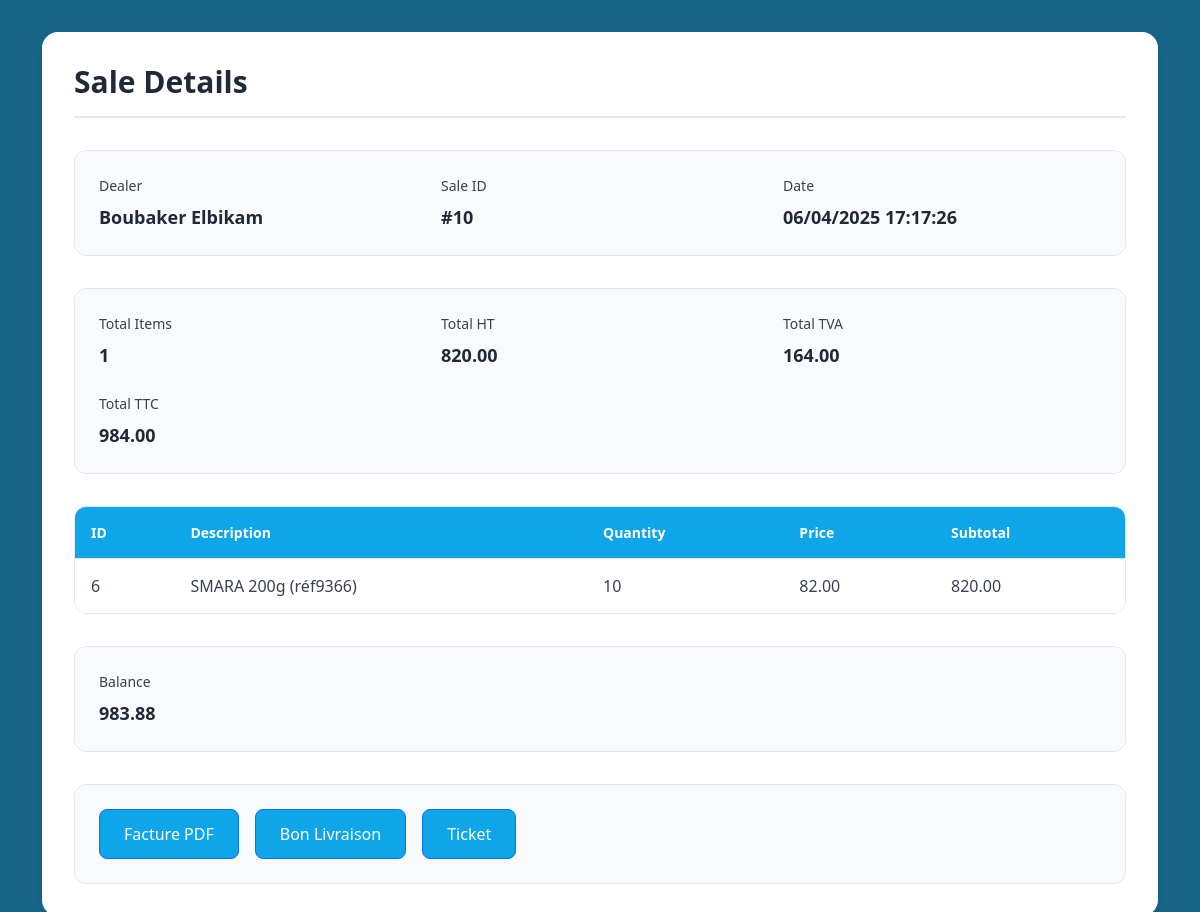
/sale/dealer/detail/10, run on an earlier commit of the app's database.
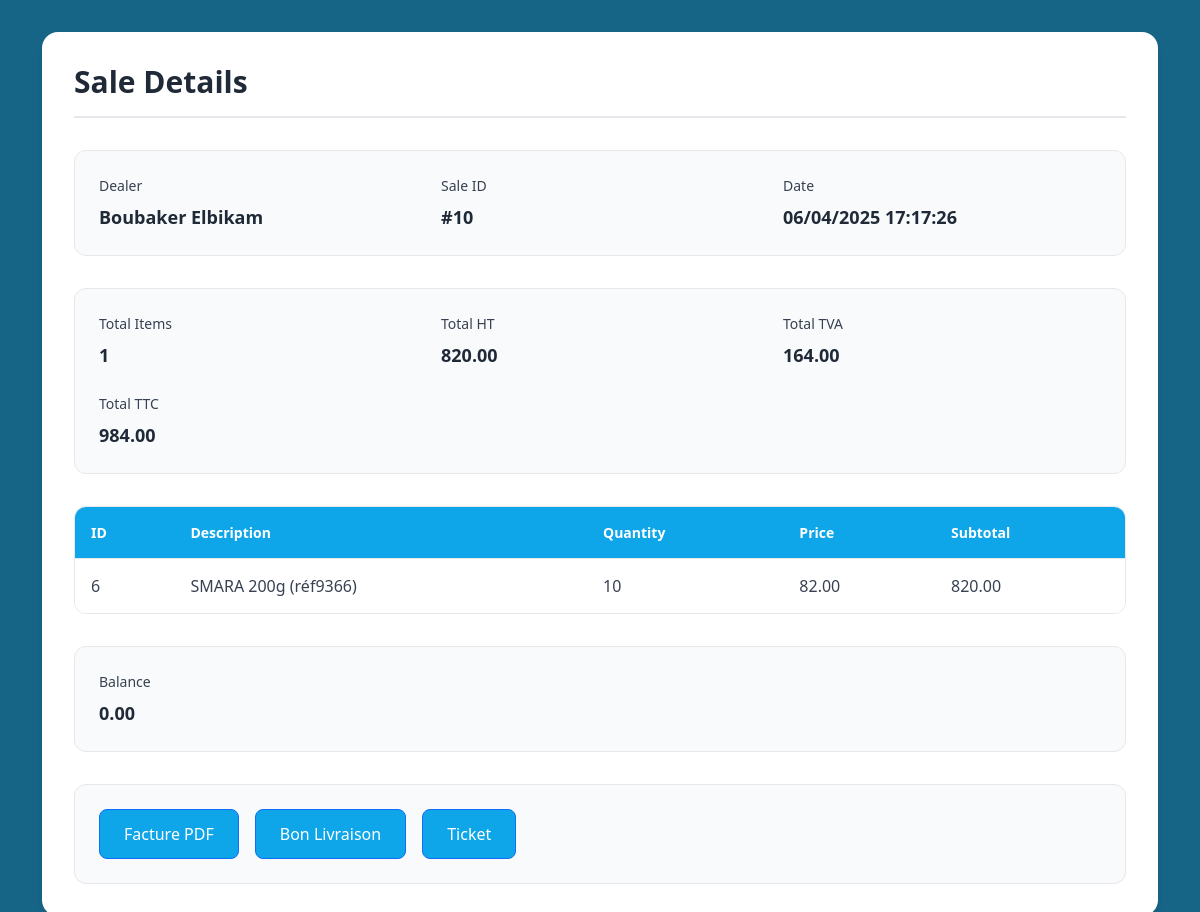
And on a later commit of the database.
### sale/models.py (models this page shows, shortened)
class Sale(Commun):
    @property
    def get_HT(self):
        return sum(order.get_subtotal for order in self.order_line_set.all())
    @property
    def total_of_items(self):
        return self.order_line_set.count()

class SaleToDealer(Sale):
    dealer = models.ForeignKey(Dealer,related_name='sales', on_delete=models.PROTECT)
    matricule  = models.CharField(max_length=30,blank=True)
    ville = models.CharField(max_length=30,blank=True)

class Dealer(models.Model):
    created_at = models.DateField(auto_now_add=True)
    name = models.CharField(max_length=100)
    phone_whatsapp = models.CharField(
        max_length=13,
        validators=[RegexValidator(
            regex=r'^\+?1?\d{9,13}$',
            message="Phone number must be entered in the format: '+212**********'. Up to 13 digits allowed.")]
    )
    is_active = models.BooleanField(default=True)
    balance = models.DecimalField(max_digits=10, decimal_places=2, default=0.00)
    balance_limit = models.DecimalField(max_digits=10, decimal_places=2, default=0.00)
    @property
    def get_balance(self):
        return self.balance

class Commun(models.Model):
    user = models.ForeignKey(User, on_delete=models.DO_NOTHING)
    date = models.DateTimeField(auto_now=True)
    @property
    def get_TTC(self):
        return round(self.get_HT * Decimal(1.20), 2)
    @property
    def get_TVA(self):
        tva = self.get_HT * Decimal(0.2)
        return round(tva, 2)
    class Meta:
        abstract = True

class Sale(Commun):
    @property
    def get_HT(self):
        return sum(order.get_subtotal for order in self.order_line_set.all())
    @property
    def total_of_items(self):
        return self.order_line_set.count()

class LineItem(models.Model):
    item = models.ForeignKey(Stock, on_delete=models.PROTECT)
    description = models.CharField(max_length=30)
    quantity = models.PositiveIntegerField()  # Ensure only positive quantities
    price = models.DecimalField(max_digits=10, decimal_places=2)
    @property
    def get_subtotal(self):
        return Decimal(self.quantity) * Decimal(self.price)
    class Meta:
        abstract = True

class Order_Line(LineItem):
    sale = models.ForeignKey(Sale, on_delete=models.DO_NOTHING)

### sale/views.py (the view)
# urls.py: path('dealer/detail/<int:pk>', views.SaleToDealerDetails, name='sale-dealer-detail'),
def SaleToDealerDetails(request, pk):
    sale_to_dealer = get_object_or_404(SaleToDealer, pk=pk)
    return render(request, 'sale/dealer_order_detail.html', {'sale_to_dealer': sale_to_dealer})

### stock/context_processors.py (called while the page is built)
def stock_alerts(request):
    alerts = []
    items = StockAlert.objects.all()
    for item in items:
        if item.item.get_current_qte < item.threshold:
            alerts.append(item)
    return {
        'stock_alerts': alerts  # Make stock_alerts available in templates
    }

### sale/templates/sale/dealer_order_detail.html (shortened to what this page needs)
{% extends 'sale/base.html' %}
{% block content %}
{% load static %}
{% load crispy_forms_tags %}
<div class="detail-container">
    <h1 class="page-title">Sale Details</h1>
    <div class="info-section">
        <div class="info-grid">
            <div class="info-item">
                <span class="info-label">Dealer</span>
                <span class="info-value">{{ sale_to_dealer.dealer.name }}</span>
            </div>
            <div class="info-item">
                <span class="info-label">Sale ID</span>
                <span class="info-value">#{{ sale_to_dealer.pk }}</span>
            </div>
            <div class="info-item">
                <span class="info-label">Date</span>
                <span class="info-value">{{ sale_to_dealer.date|date:"d/m/Y H:i:s" }}</span>
            </div>
        </div>
    </div>
    <div class="info-section">
        <div class="info-grid">
            <div class="info-item">
                <span class="info-label">Total Items</span>
                <span class="info-value">{{ sale_to_dealer.total_of_items }}</span>
            </div>
            <div class="info-item">
                <span class="info-label">Total HT</span>
                <span class="info-value">{{ sale_to_dealer.get_HT }}</span>
            </div>
            <div class="info-item">
                <span class="info-label">Total TVA</span>
                <span class="info-value">{{ sale_to_dealer.get_TVA }}</span>
            </div>
            <div class="info-item">
                <span class="info-label">Total TTC</span>
                <span class="info-value">{{ sale_to_dealer.get_TTC }}</span>
            </div>
        </div>
    </div>
    <table class="table">
        <thead>
            <tr>
                <th>ID</th>
                <th>Description</th>
                <th>Quantity</th>
                <th>Price</th>
                <th>Subtotal</th>
            </tr>
        </thead>
        <tbody>
            {% for order in sale_to_dealer.order_line_set.all %}
            <tr>
                <td>{{ order.item.pk }}</td>
                <td>{{ order.description }}</td>
                <td>{{ order.quantity }}</td>
                <td>{{ order.price }}</td>
                <td>{{ order.get_subtotal }}</td>
            </tr>
            {% empty %}
            <tr>
                <td colspan="5" class="text-center">No orders found.</td>
            </tr>
            {% endfor %}
        </tbody>
    </table>
    <div class="info-section">
        <div class="info-grid">
            <div class="info-item">
                <span class="info-label">Balance</span>
                <span class="info-value">{{ sale_to_dealer.dealer.get_balance }}</span>
            </div>
        </div>
    </div>
    <div class="actions-section">
        <a href="{% url 'sale:generate_facture_pdf' sale_id=sale_to_dealer.pk %}" class="btn btn-primary" download>
            Facture PDF
        </a>
        <a href="{% url 'sale:generate_bonlivraison_pdf' sale_id=sale_to_dealer.pk %}" class="btn btn-primary" download>
            Bon Livraison
        </a>
        <a href="{% url 'sale:generate_ticket_dealer_pdf' sale_id=sale_to_dealer.pk %}" class="btn btn-primary" download>
            Ticket
        </a>
    </div>
</div>
{% endblock %}

What changed in the data, as far as the page shows it:
changed through a linked row, SaleToDealer "Boubaker Elbikam": dealer.get_balance "983.88" → "0.00"
